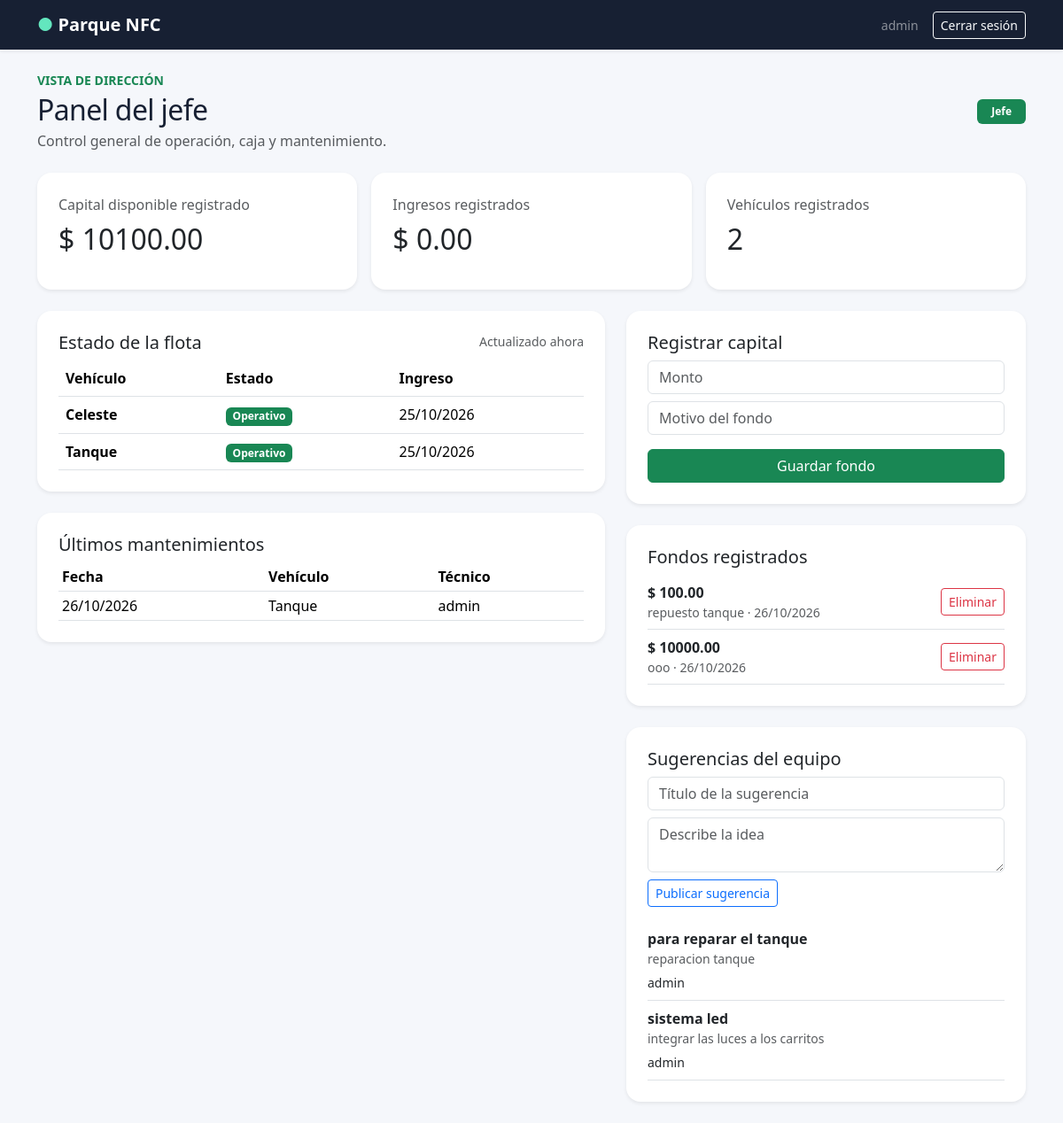
Page /dashboard/jefe/ (signed in) on the committed database.
### gestion/models.py (models this page shows, shortened)
class Vehiculo(models.Model):
    ESTADOS = [
        ('Operativo', 'Operativo'),
        ('Mantenimiento', 'En Mantenimiento'),
        ('Fuera_Servicio', 'Fuera de Servicio')
    ]
    nombre = models.CharField(max_length=50)
    estado = models.CharField(max_length=20, choices=ESTADOS, default='Operativo')
    fecha_ingreso = models.DateField(auto_now_add=True)

class Mantenimiento(models.Model):
    fecha = models.DateTimeField(auto_now_add=True)
    vehiculo = models.ForeignKey(Vehiculo, on_delete=models.CASCADE)
    voltaje_bateria = models.DecimalField(max_digits=4, decimal_places=2, help_text="Voltaje actual en V")
    descripcion_falla = models.TextField(help_text="¿Qué reparaste o mejoraste?")
    costo_repuestos = models.DecimalField(max_digits=8, decimal_places=2, default=0.00)
    honorarios_tecnico = models.DecimalField(max_digits=8, decimal_places=2, default=0.00)
    tecnico = models.ForeignKey(User, on_delete=models.CASCADE)

class FondoJefe(models.Model):
    fecha = models.DateField(auto_now_add=True)
    monto = models.DecimalField(max_digits=8, decimal_places=2)
    descripcion = models.CharField(max_length=200, help_text="Ej: Envío para repuestos de Halloween")
    jefe = models.ForeignKey(User, on_delete=models.CASCADE)

class Sugerencia(models.Model):
    fecha = models.DateTimeField(auto_now_add=True)
    titulo = models.CharField(max_length=100)
    idea = models.TextField(help_text="Propuesta innovadora para el parque")
    autor = models.ForeignKey(User, on_delete=models.CASCADE)

### gestion/views.py (the view)
# urls.py: path('dashboard/jefe/', views.dashboard_general, name='dashboard_general'),
@login_required
def dashboard_general(request):
    acceso = exigir_rol(request, 'Jefe')
    if acceso:
        return acceso
    fondos = FondoJefe.objects.all().order_by('-fecha')
    total_fondos = fondos.aggregate(Sum('monto'))['monto__sum'] or 0
    total_ingresos = RegistroCaja.objects.aggregate(Sum('ingreso_bruto'))['ingreso_bruto__sum'] or 0
    sugerencias = Sugerencia.objects.all().order_by('-fecha')
    mantenimientos = Mantenimiento.objects.select_related('vehiculo', 'tecnico').order_by('-fecha')[:8]
    costo = ExpressionWrapper(F('costo_repuestos') + F('honorarios_tecnico'), output_field=DecimalField(max_digits=10, decimal_places=2))
    total_mantenimiento = Mantenimiento.objects.aggregate(total=Sum(costo))['total'] or 0
    return render(request, 'gestion/dashboard_general.html', {
        'total_fondos': total_fondos,
        'total_ingresos': total_ingresos,
        'fondos': fondos,
        'sugerencias': sugerencias,
        'mantenimientos': mantenimientos,
        'total_mantenimiento': total_mantenimiento,
        'vehiculos': Vehiculo.objects.all().order_by('nombre'),
    })

### gestion/views.py (called while the page is built, shortened)
def rol_actual(user):
    if user.is_superuser or usuario_tiene_rol(user, 'admin'):
        return 'Administrador'

def exigir_rol(request, *roles):
    if rol_actual(request.user) not in roles and not request.user.is_superuser:
        return HttpResponseForbidden('No tienes permisos para acceder a este panel.')
    return None

### gestion/templates/gestion/dashboard_general.html (shortened to what this page needs)
{% extends "gestion/base.html" %}
{% block content %}
<div class="d-flex justify-content-between align-items-center mb-4">
    <div><p class="text-uppercase text-success small fw-bold mb-1">Vista de dirección</p><h1 class="section-title h2 mb-1">Panel del jefe</h1><p class="text-muted mb-0">Control general de operación, caja y mantenimiento.</p></div>
    <span class="badge text-bg-success px-3 py-2">Jefe</span>
</div>
<div class="row g-3 mb-4">
    <div class="col-md-4"><div class="card metric shadow-sm p-4"><p class="text-muted mb-2">Capital disponible registrado</p><h2 class="mb-0">$ {{ total_fondos|floatformat:2 }}</h2></div></div>
    <div class="col-md-4"><div class="card metric shadow-sm p-4"><p class="text-muted mb-2">Ingresos registrados</p><h2 class="mb-0">$ {{ total_ingresos|floatformat:2 }}</h2></div></div>
    <div class="col-md-4"><div class="card metric shadow-sm p-4"><p class="text-muted mb-2">Vehículos registrados</p><h2 class="mb-0">{{ vehiculos|length }}</h2></div></div>
</div>
<div class="row g-4">
    <div class="col-lg-7">
        <div class="card shadow-sm p-4 mb-4">
            <div class="d-flex justify-content-between"><h2 class="h5">Estado de la flota</h2><span class="text-muted small">Actualizado ahora</span></div>
            <div class="table-responsive"><table class="table align-middle mb-0"><thead><tr><th>Vehículo</th><th>Estado</th><th>Ingreso</th></tr></thead><tbody>
            {% for vehiculo in vehiculos %}<tr><td class="fw-semibold">{{ vehiculo.nombre }}</td><td><span class="badge status {% if vehiculo.estado == 'Operativo' %}text-bg-success{% elif vehiculo.estado == 'Mantenimiento' %}text-bg-warning{% else %}text-bg-danger{% endif %}">{{ vehiculo.get_estado_display }}</span></td><td>{{ vehiculo.fecha_ingreso|date:"d/m/Y" }}</td></tr>{% empty %}<tr><td colspan="3" class="text-muted">No hay vehículos registrados.</td></tr>{% endfor %}
            </tbody></table></div>
        </div>
        <div class="card shadow-sm p-4">
            <h2 class="h5">Últimos mantenimientos</h2>
            <div class="table-responsive"><table class="table table-sm mb-0"><thead><tr><th>Fecha</th><th>Vehículo</th><th>Técnico</th></tr></thead><tbody>
            {% for item in mantenimientos %}<tr><td>{{ item.fecha|date:"d/m/Y" }}</td><td>{{ item.vehiculo.nombre }}</td><td>{{ item.tecnico.username }}</td></tr>{% empty %}<tr><td colspan="3" class="text-muted">Aún no hay intervenciones.</td></tr>{% endfor %}
            </tbody></table></div>
        </div>
    </div>
    <div class="col-lg-5">
        <div class="card shadow-sm p-4 mb-4"><h2 class="h5">Registrar capital</h2><form method="post" action="{% url 'crear_fondo' %}">{% csrf_token %}<input class="form-control mb-2" type="number" step="0.01" min="0" name="monto" placeholder="Monto" required><input class="form-control mb-3" name="descripcion" placeholder="Motivo del fondo" required><button class="btn btn-success w-100">Guardar fondo</button></form></div>
        <div class="card shadow-sm p-4 mb-4"><h2 class="h5">Fondos registrados</h2>{% for fondo in fondos|slice:":6" %}<div class="d-flex justify-content-between align-items-center border-bottom py-2"><div><strong>$ {{ fondo.monto|floatformat:2 }}</strong><div class="small text-muted">{{ fondo.descripcion }} · {{ fondo.fecha|date:"d/m/Y" }}</div></div><form method="post" action="{% url 'eliminar_fondo' fondo.id %}">{% csrf_token %}<button class="btn btn-sm btn-outline-danger" onclick="return confirm('¿Eliminar este fondo?')">Eliminar</button></form></div>{% empty %}<p class="text-muted mb-0">No hay fondos registrados.</p>{% endfor %}</div>
        <div class="card shadow-sm p-4"><h2 class="h5">Sugerencias del equipo</h2><form method="post" action="{% url 'crear_sugerencia' %}" class="mb-3">{% csrf_token %}<input class="form-control mb-2" name="titulo" placeholder="Título de la sugerencia" required><textarea class="form-control mb-2" name="idea" rows="2" placeholder="Describe la idea" required></textarea><button class="btn btn-outline-primary btn-sm">Publicar sugerencia</button></form>{% for sugerencia in sugerencias|slice:":4" %}<div class="border-bottom py-2"><strong>{{ sugerencia.titulo }}</strong><p class="small text-muted mb-1">{{ sugerencia.idea }}</p><small>{{ sugerencia.autor.username }}</small></div>{% empty %}<p class="text-muted mb-0">No hay sugerencias todavía.</p>{% endfor %}</div>
    </div>
</div>
{% endblock %}

### gestion/templates/gestion/base.html (shortened to what this page needs)
<!doctype html>
<html lang="es">
<head>
    <link href="https://cdn.jsdelivr.net/npm/bootstrap@5.3.3/dist/css/bootstrap.min.css" rel="stylesheet">
</head>
<body>
<nav class="navbar navbar-dark topbar shadow-sm">
    <div class="container">
        <a class="navbar-brand fw-bold" href="{% url 'router_por_rol' %}"><span class="brand-mark">●</span> Parque NFC</a>
        <div class="d-flex align-items-center gap-3">
            <span class="text-white-50 small">{{ request.user.username }}</span>
            <a href="{% url 'logout' %}" class="btn btn-outline-light btn-sm">Cerrar sesión</a>
        </div>
    </div>
</nav>
<main class="container py-4">
    {% block content %}{% endblock %}
</main>
</body>
</html>

### gestion/templates/gestion/base.html (style rules this page uses)
body { background: #f5f7fb; color: #172033; }
.topbar { background: #172033; }
.brand-mark { color: #63e6be; }
.card { border: 0; border-radius: 1rem; }
.metric { min-height: 132px; }
.section-title { letter-spacing: -.02em; }
.status { font-size: .75rem; }

### rows in the picture
Vehiculo: nombre "Celeste", estado "Operativo", fecha_ingreso "25/10/2026"
Vehiculo: nombre "Tanque", estado "Operativo", fecha_ingreso "25/10/2026"
Mantenimiento: fecha "26/10/2026", vehiculo.nombre "Tanque", tecnico.username "admin"
FondoJefe: monto "100.00", descripcion "repuesto tanque", fecha "26/10/2026"
FondoJefe: monto "10000.00", descripcion "ooo", fecha "26/10/2026"
Sugerencia: titulo "para reparar el tanque", idea "reparacion tanque", autor.username "admin"
Sugerencia: titulo "sistema led", idea "integrar las luces a los carritos", autor.username "admin"

### other values in the picture
{{ request.user.username }} "admin"
{{ total_fondos|floatformat:2 }} "10100.00"
{{ total_ingresos|floatformat:2 }} "0.00"
{{ vehiculos|length }} "2"
